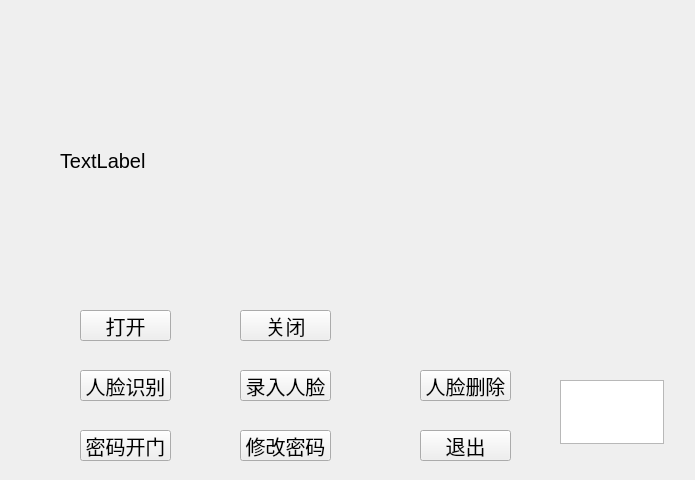
<?xml version="1.0" encoding="UTF-8"?>
<ui version="4.0">
 <class>Widget</class>
 <widget class="QWidget" name="Widget">
  <property name="geometry">
   <rect>
    <x>0</x>
    <y>0</y>
    <width>695</width>
    <height>480</height>
   </rect>
  </property>
  <property name="font">
   <font>
    <pointsize>15</pointsize>
   </font>
  </property>
  <property name="windowTitle">
   <string>Widget</string>
  </property>
  <widget class="QPushButton" name="faceBtn">
   <property name="geometry">
    <rect>
     <x>80</x>
     <y>370</y>
     <width>91</width>
     <height>31</height>
    </rect>
   </property>
   <property name="text">
    <string>人脸识别</string>
   </property>
  </widget>
  <widget class="QPushButton" name="addUserBtn">
   <property name="geometry">
    <rect>
     <x>240</x>
     <y>370</y>
     <width>91</width>
     <height>31</height>
    </rect>
   </property>
   <property name="text">
    <string>录入人脸</string>
   </property>
  </widget>
  <widget class="QPushButton" name="quitBtn">
   <property name="geometry">
    <rect>
     <x>420</x>
     <y>430</y>
     <width>91</width>
     <height>31</height>
    </rect>
   </property>
   <property name="text">
    <string>退出</string>
   </property>
  </widget>
  <widget class="QLabel" name="label">
   <property name="geometry">
    <rect>
     <x>60</x>
     <y>40</y>
     <width>271</width>
     <height>241</height>
    </rect>
   </property>
   <property name="text">
    <string>TextLabel</string>
   </property>
  </widget>
  <widget class="QLabel" name="label_image">
   <property name="geometry">
    <rect>
     <x>370</x>
     <y>40</y>
     <width>261</width>
     <height>181</height>
    </rect>
   </property>
   <property name="text">
    <string/>
   </property>
  </widget>
  <widget class="QPushButton" name="delBtn">
   <property name="geometry">
    <rect>
     <x>420</x>
     <y>370</y>
     <width>91</width>
     <height>31</height>
    </rect>
   </property>
   <property name="text">
    <string>人脸删除</string>
   </property>
  </widget>
  <widget class="QPushButton" name="passBtn">
   <property name="geometry">
    <rect>
     <x>80</x>
     <y>430</y>
     <width>91</width>
     <height>31</height>
    </rect>
   </property>
   <property name="text">
    <string>密码开门</string>
   </property>
  </widget>
  <widget class="QPushButton" name="openBtn">
   <property name="geometry">
    <rect>
     <x>80</x>
     <y>310</y>
     <width>91</width>
     <height>31</height>
    </rect>
   </property>
   <property name="text">
    <string>打开</string>
   </property>
  </widget>
  <widget class="QPushButton" name="closeBtn">
   <property name="geometry">
    <rect>
     <x>240</x>
     <y>310</y>
     <width>91</width>
     <height>31</height>
    </rect>
   </property>
   <property name="text">
    <string>关闭</string>
   </property>
  </widget>
  <widget class="QPushButton" name="passBtn_2">
   <property name="geometry">
    <rect>
     <x>240</x>
     <y>430</y>
     <width>91</width>
     <height>31</height>
    </rect>
   </property>
   <property name="text">
    <string>修改密码</string>
   </property>
  </widget>
  <widget class="QTextEdit" name="textEdit">
   <property name="geometry">
    <rect>
     <x>560</x>
     <y>380</y>
     <width>104</width>
     <height>64</height>
    </rect>
   </property>
  </widget>
 </widget>
 <layoutdefault spacing="6" margin="11"/>
 <resources/>
 <connections/>
</ui>
